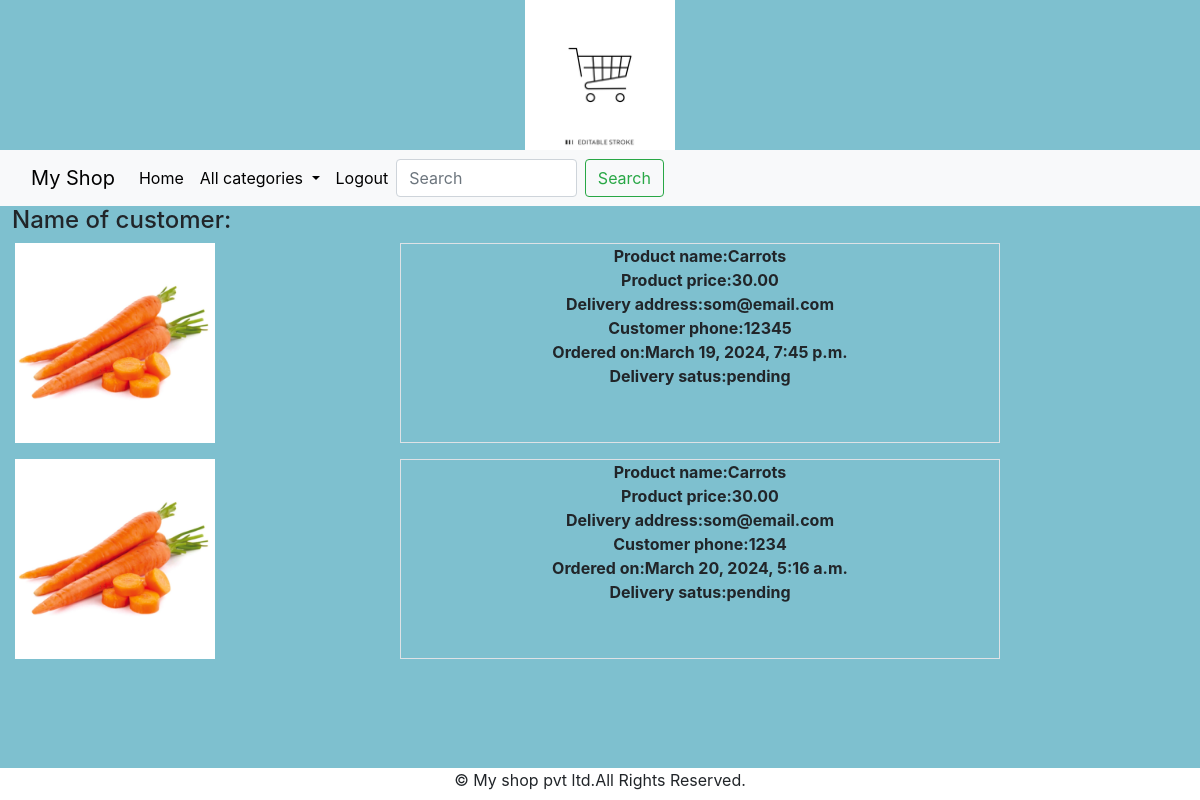
/cart/orderview (signed in), run on the app's committed database.
### cart/models.py (models this page shows, shortened)
class Order(models.Model):
    product=models.ForeignKey(Products,on_delete=models.CASCADE)
    no_of_items=models.IntegerField()
    user=models.ForeignKey(User,on_delete=models.CASCADE)
    ordered_date=models.DateTimeField(auto_now_add=True)
    address=models.TextField()
    phone=models.IntegerField(null=True)
    order_status=models.CharField(max_length=20,default="pending")
    delivery_status=models.CharField(max_length=20,default="pending")

### shop/models.py (models this page shows, shortened)
class Products(models.Model):
    name=models.CharField(max_length=30)
    desc=models.TextField()
    image=models.ImageField(upload_to="images/product",null=True,blank=True)
    price=models.DecimalField(max_digits=10,decimal_places=2)
    category=models.ForeignKey(Category,on_delete=models.CASCADE)
    stock=models.IntegerField()
    available=models.BooleanField(default=True)
    created=models.DateTimeField(auto_now_add=True)
    updated=models.DateTimeField(auto_now=True)

### cart/views.py (the view)
# urls.py: path('orderview',views.orderview,name="orderview")
@login_required
def orderview(request):
    u=request.user
    o=Order.objects.filter(user=u)
    return render(request,"orderview.html",{'o':o})

### cart/context_processors.py (called while the page is built)
def total(request):
    item_count=0
    if request.user:
        u=request.user
        try:
            cart=Cart.objects.filter(user=u)
            for i in cart:
                item_count+=i.quantity
        except:
            item_count=0
        return {'count':item_count}

### shop/context_processors.py (called while the page is built)
def menu_links(request):
    c=Category.objects.all()
    return {'links':c}

### templates/orderview.html
<!DOCTYPE html>
{% extends 'base.html' %}
{% load static %}
{% block content %}
<div class="container-fluid">
    <div class="row">
        <h4>Name of customer:{{u}}</h4>
        {% for i in o %}
        <div class="col-sm-4 mb-3">
            <img src="{{i.product.image.url}}" height="200px" width="200px">
        </div>
        <div class="col-sm-6 me-5 mb-3 text-center border border-1">
            <b>Product name:{{i.product.name}}</b><br>
            <b>Product price:{{i.product.price}}</b><br>
            <b>Delivery address:{{i.address}}</b><br>
            <b>Customer phone:{{i.phone}}</b><br>
            <b>Ordered on:{{i.ordered_date}}</b><br>
            <b>Delivery satus:{{i.delivery_status}}</b><br>
        </div>
        {% endfor %}
    </div>
</div>
{% endblock %}

### templates/base.html (shortened to what this page needs)
<!DOCTYPE html>
{% load static %}
<html lang="en">
<head>
    <link href="https://cdn.jsdelivr.net/npm/bootstrap@5.3.2/dist/css/bootstrap.min.css" rel="stylesheet">
    <link rel="stylesheet" href="https://cdn.jsdelivr.net/npm/bootstrap@4.4.1/dist/css/bootstrap.min.css">
    <link rel="stylesheet" href="{% static 'css/style.css' %}">
</head>
<body>
    <div class="container-fluid text-center">
        <img src="{% static 'images/logo.jpg' %}" height="150px" width="150px">
    </div>
    <nav class="navbar navbar-expand-lg bg-body-tertiary">
  <div class="container-fluid">
    <a class="navbar-brand" href="#">My Shop</a>
    <div class="collapse navbar-collapse" id="navbarNavDropdown">
      <ul class="navbar-nav">
        <li class="nav-item">
          <a class="nav-link active" aria-current="page" href="{% url 'shop:allcat' %}">Home</a>
        </li>
        <li class="nav-item dropdown">
          <a class="nav-link dropdown-toggle" href="#" role="button" data-bs-toggle="dropdown" aria-expanded="false">
            All categories
          </a>
        </li>
          {% if user.is_authenticated %}
          <li class="nav-item">
          <a class="nav-link active" href="{% url 'shop:logout' %}">Logout</a>
        </li>
          {% endif %}
      </ul>
        <form class="d-flex" role="search" method="POST" action="{% url 'search:search' %}">
        <input class="form-control me-2" name="q" type="search" placeholder="Search" aria-label="Search">
        <button class="btn btn-outline-success" type="submit">Search</button>
      </form>
    </div>
  </div>
</nav>
{% block content %}
{% endblock %}
<footer>
    <div class="footer">
        <p>&#169; My shop pvt ltd.All Rights Reserved.</p>
    </div>
</footer>
</body>
</html>

### static/css/style.css (style rules this page uses)
body { background-color: #7ec0cf; }
.footer { height:2em; width:100%; text-align:center; background-color: white; bottom:0; left:0; position:fixed; margin-top:5px; }
.navbar .navbar-nav .nav-link { color: black; front-weight:bold; }
.form-control { width:50%; }

### data on the page
Order: product.image (picture), product.name "Carrots", product.price "30.00", address "som@email.com", phone "12345", ordered_date "March 19, 2024, 7:45 p.m.", delivery_status "pending"
Order: product.image (picture), product.name "Carrots", product.price "30.00", address "som@email.com", phone "1234", ordered_date "March 20, 2024, 5:16 a.m.", delivery_status "pending"
